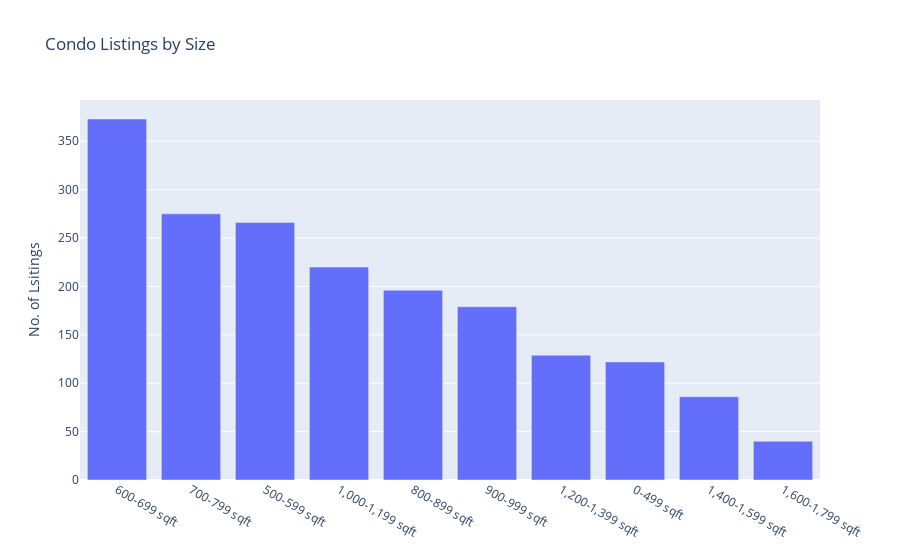

Write notebook code for a chart like this one.
### Code cell
# Number of listings by size range of condo
data = go.Bar(
    x=size_range.index,
    y=size_range.values,

) 

layout = go.Layout(title='Condo Listings by Size',
                  yaxis_title="No. of Lsitings")

fig = go.Figure(data=data, layout=layout)

py.iplot(fig)

### Figure 1 — Plotly figure (JSON) as saved in the notebook; plotly's stock layout.template omitted (floating-point values rounded to 4 significant figures)
{"data": [{"type": "bar", "x": ["600-699 sqft", "700-799 sqft", "500-599 sqft", "1,000-1,199 sqft", "800-899 sqft", "900-999 sqft", "1,200-1,399 sqft", "0-499 sqft", "1,400-1,599 sqft", "1,600-1,799 sqft"], "y": [373, 275, 266, 220, 196, 179, 129, 122, 86, 40]}], "layout": {"title": {"text": "Condo Listings by Size"}, "yaxis": {"title": {"text": "No. of Lsitings"}}}}
